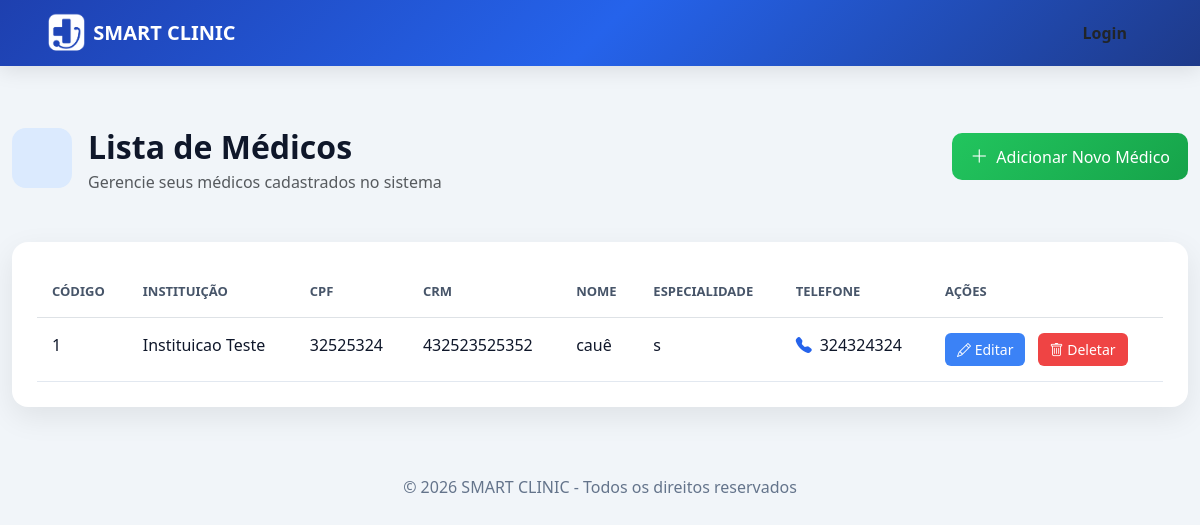
Page /Frontend/medico.php on the committed database.
### tables this page shows
CREATE TABLE `medico` (
  `cod` int(11) NOT NULL,
  `fk_instituicao_cod` int(11) DEFAULT NULL,
  `cpf` varchar(11) NOT NULL,
  `crm` varchar(20) NOT NULL,
  `rqe` varchar(20) DEFAULT NULL,
  `foto` varchar(200) DEFAULT NULL,
  `nome` varchar(100) NOT NULL,
  `email` varchar(100) NOT NULL,
  `senha` varchar(100) NOT NULL,
  `especialidade` varchar(50) DEFAULT NULL,
  `telefone` varchar(20) NOT NULL,
  `endereco` varchar(200) NOT NULL
);

CREATE TABLE `instituicao` (
  `cod` int(11) NOT NULL,
  `cnpj` varchar(20) DEFAULT NULL,
  `logo` varchar(200) NOT NULL,
  `email` varchar(100) NOT NULL,
  `senha` varchar(100) NOT NULL,
  `nome` varchar(100) NOT NULL,
  `telefone` varchar(20) NOT NULL,
  `endereco` varchar(200) NOT NULL,
  `status` varchar(20) NOT NULL
);

### Backend/controller/Database.php (called while the page is built)
<?php
class Database {
    private static $instance = null;
    public static function getConnection() {
        if (self::$instance === null) {
            $host = '127.0.0.1';
            $db   = 'smartclinic';
            $user = 'root';
            $pass = '';
            $charset = 'utf8mb4';
            $dsn = "mysql:host=$host;dbname=$db;charset=$charset";
            $options = [
                PDO::ATTR_ERRMODE => PDO::ERRMODE_EXCEPTION,
                PDO::ATTR_DEFAULT_FETCH_MODE => PDO::FETCH_ASSOC,
                PDO::ATTR_EMULATE_PREPARES => false,
            ];
            self::$instance = new PDO($dsn, $user, $pass, $options);
        }
        return self::$instance;
    }
}

### Backend/controller/MedicoController.php (called while the page is built, shortened)
<?php
require_once $_SERVER['DOCUMENT_ROOT'] . '/SmartClinic-A/Backend/dao/MedicoDAO.php';
class MedicoController extends BaseController {
    private $dao;
    public function __construct() {
        $this->dao = new MedicoDAO();
    }
    public function getAll() {
        return $this->dao->getAll();
    }
}

### Backend/dao/BaseDAO.php (called while the page is built, shortened)
<?php
require_once $_SERVER['DOCUMENT_ROOT'] . '/SmartClinic-A/Backend/controller/Database.php';
class BaseDAO {
    public function __construct() {
        $this->db = Database::getConnection();
    }
}

### Backend/dao/MedicoDAO.php (called while the page is built, shortened)
<?php
require_once $_SERVER['DOCUMENT_ROOT'] . '/SmartClinic-A/Backend/dao/BaseDAO.php';
class MedicoDAO extends BaseDAO {
    public function getAll() {
        $stmt = $this->db->query('SELECT m.*, i.nome as instituicao_nome FROM medico m LEFT JOIN instituicao i ON m.fk_instituicao_cod = i.cod');
        return $stmt->fetchAll();
    }
}

### Frontend/medico.php (the view, shortened to what this page needs)
<?php require_once __DIR__ . '/navbar.php'; ?>
<!DOCTYPE html>
<html lang="pt-BR">
<head>
    <link href="https://cdn.jsdelivr.net/npm/bootstrap@5.3.2/dist/css/bootstrap.min.css" rel="stylesheet">
    <link href="https://cdn.jsdelivr.net/npm/bootstrap-icons@1.11.1/font/bootstrap-icons.css" rel="stylesheet">
</head>
<body>
<section class="py-5">
<div class="container-lg" style="max-width: 1200px;">
<?php
require_once $_SERVER['DOCUMENT_ROOT'] . '/SmartClinic-A/Backend/controller/MedicoController.php';
$controller = new MedicoController();
$action = isset($_GET['action']) ? $_GET['action'] : 'list';
if ($action == 'list') {
?>
<div class="d-flex justify-content-between align-items-start mb-5">
    <div class="d-flex align-items-start gap-3">
        <div style="background: #dbeafe; width: 60px; height: 60px; border-radius: 14px; display: flex; align-items: center; justify-content: center;">
        </div>
        <div>
            <h2 class="title mb-1">Lista de Médicos</h2>
            <p class="text-muted mb-0">Gerencie seus médicos cadastrados no sistema</p>
        </div>
    </div>
    <a href="medico.php?action=create" class="btn btn-verde d-flex align-items-center gap-2" style="margin-top: 5px;">
        <i class="bi bi-plus-lg" style="font-size: 18px;"></i> Adicionar Novo Médico
    </a>
</div>
<div class="card-modern">
<div class="table-responsive">
<table class="table table-modern mb-0">
<thead style="background: #f1f5f9;">
<tr>
    <th style="padding: 15px; font-weight: 600; color: #475569; font-size: 13px; text-transform: uppercase;">CÓDIGO</th>
    <th style="padding: 15px; font-weight: 600; color: #475569; font-size: 13px; text-transform: uppercase;">INSTITUIÇÃO</th>
    <th style="padding: 15px; font-weight: 600; color: #475569; font-size: 13px; text-transform: uppercase;">CPF</th>
    <th style="padding: 15px; font-weight: 600; color: #475569; font-size: 13px; text-transform: uppercase;">CRM</th>
    <th style="padding: 15px; font-weight: 600; color: #475569; font-size: 13px; text-transform: uppercase;">NOME</th>
    <th style="padding: 15px; font-weight: 600; color: #475569; font-size: 13px; text-transform: uppercase;">ESPECIALIDADE</th>
    <th style="padding: 15px; font-weight: 600; color: #475569; font-size: 13px; text-transform: uppercase;">TELEFONE</th>
    <th style="padding: 15px; font-weight: 600; color: #475569; font-size: 13px; text-transform: uppercase;">AÇÕES</th>
</tr>
</thead>
<tbody>
<?php
$medicos = $controller->getAll();
foreach ($medicos as $med) {
    echo "<tr style='border-bottom: 1px solid #e2e8f0;'>";
    echo "<td style='padding: 15px; color: #0f172a; font-weight: 500;'>{$med['cod']}</td>";
    echo "<td style='padding: 15px; color: #0f172a;'>{$med['instituicao_nome']}</td>";
    echo "<td style='padding: 15px; color: #0f172a;'>{$med['cpf']}</td>";
    echo "<td style='padding: 15px; color: #0f172a;'>{$med['crm']}</td>";
    echo "<td style='padding: 15px; color: #0f172a; font-weight: 500;'>{$med['nome']}</td>";
    echo "<td style='padding: 15px; color: #0f172a;'>{$med['especialidade']}</td>";
    echo "<td style='padding: 15px; color: #0f172a;'><i class='bi bi-telephone-fill' style='color: var(--azul); margin-right: 8px;'></i>{$med['telefone']}</td>";
    echo "<td style='padding: 15px;'>
        <a href='?action=edit&id={$med['cod']}' class='btn btn-sm me-2' style='background: #3b82f6; color: white; border: none; border-radius: 6px; padding: 6px 12px;'>
            <i class='bi bi-pencil' style='font-size: 14px;'></i> Editar
        </a>
        <form method='POST' style='display:inline;'>
            <input type='hidden' name='delete_id' value='{$med['cod']}'>
            <button class='btn btn-sm' style='background: #ef4444; color: white; border: none; border-radius: 6px; padding: 6px 12px;'>
                <i class='bi bi-trash' style='font-size: 14px;'></i> Deletar
            </button>
        </form>
    </td>";
    echo "</tr>";
}
?>
</tbody>
</table>
</div>
</div>
<?php } ?>
</div>
</section>
<footer style="background: transparent; color: #64748b; padding: 20px 0;">
    <div class="container-lg text-center">
        <p class="mb-0">© 2026 SMART CLINIC - Todos os direitos reservados</p>
    </div>
</footer>
</body>
</html>

### Frontend/medico.php (style rules this page uses)
:root { --azul: #2563eb; --azul-escuro: #1e40af; --verde: #22c55e; --fundo: #f1f5f9; }
body { background: var(--fundo); padding-top: 80px; font-family: 'Segoe UI', sans-serif; }
.card-modern { background: white; border-radius: 16px; padding: 25px; box-shadow: 0 10px 30px rgba(0,0,0,0.08); }
.title { font-weight: 600; color: #0f172a; }
.btn-verde { background: linear-gradient(135deg, #22c55e, #16a34a); border: none; color: white; border-radius: 10px; padding: 10px 18px; transition: 0.2s; }
.table-modern thead { background: #f1f5f9; }
.table-modern th { color: #475569; }
footer { background: transparent; color: #64748b; }

### rows in the picture
medico: cod "1", fk_instituicao_cod.nome "Instituicao Teste", cpf "32525324", crm "432523525352", nome "cauê", especialidade "s", telefone "324324324"
